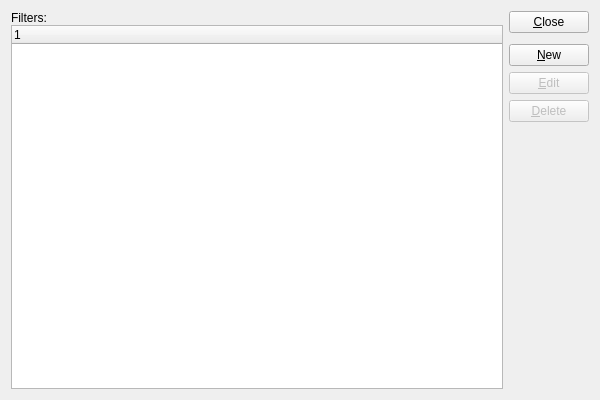
<?xml version="1.0" encoding="UTF-8"?>
<ui version="4.0">
 <comment>This file is part of the xTuple ERP: PostBooks Edition, a free and
open source Enterprise Resource Planning software suite,
Copyright (c) 1999-2019 by OpenMFG LLC, d/b/a xTuple.
It is licensed to you under the Common Public Attribution License
version 1.0, the full text of which (including xTuple-specific Exhibits)
is available at www.xtuple.com/CPAL.  By using this software, you agree
to be bound by its terms.</comment>
 <class>dynamicfilters</class>
 <widget class="QWidget" name="dynamicfilters">
  <property name="geometry">
   <rect>
    <x>0</x>
    <y>0</y>
    <width>600</width>
    <height>400</height>
   </rect>
  </property>
  <property name="windowTitle">
   <string>Dynamic Filters</string>
  </property>
  <layout class="QGridLayout" name="gridLayout">
   <item row="0" column="0">
    <layout class="QVBoxLayout">
     <property name="spacing">
      <number>0</number>
     </property>
     <item>
      <widget class="QLabel" name="_filtersLit">
       <property name="text">
        <string>Filters:</string>
       </property>
      </widget>
     </item>
     <item>
      <widget class="XTreeWidget" name="_filters">
       <property name="sizePolicy">
        <sizepolicy hsizetype="Expanding" vsizetype="Expanding">
         <horstretch>0</horstretch>
         <verstretch>0</verstretch>
        </sizepolicy>
       </property>
      </widget>
     </item>
    </layout>
   </item>
   <item row="0" column="1">
    <layout class="QVBoxLayout" name="verticalLayout">
     <item>
      <widget class="QPushButton" name="_close">
       <property name="text">
        <string>&amp;Close</string>
       </property>
      </widget>
     </item>
     <item>
      <spacer name="verticalSpacer">
       <property name="orientation">
        <enum>Qt::Vertical</enum>
       </property>
       <property name="sizeType">
        <enum>QSizePolicy::Preferred</enum>
       </property>
       <property name="sizeHint" stdset="0">
        <size>
         <width>20</width>
         <height>5</height>
        </size>
       </property>
      </spacer>
     </item>
     <item>
      <widget class="QPushButton" name="_new">
       <property name="text">
        <string>&amp;New</string>
       </property>
      </widget>
     </item>
     <item>
      <widget class="QPushButton" name="_edit">
       <property name="enabled">
        <bool>false</bool>
       </property>
       <property name="text">
        <string>&amp;Edit</string>
       </property>
      </widget>
     </item>
     <item>
      <widget class="QPushButton" name="_delete">
       <property name="enabled">
        <bool>false</bool>
       </property>
       <property name="text">
        <string>&amp;Delete</string>
       </property>
      </widget>
     </item>
     <item>
      <spacer name="Spacer270">
       <property name="orientation">
        <enum>Qt::Vertical</enum>
       </property>
       <property name="sizeType">
        <enum>QSizePolicy::Expanding</enum>
       </property>
       <property name="sizeHint" stdset="0">
        <size>
         <width>20</width>
         <height>20</height>
        </size>
       </property>
      </spacer>
     </item>
    </layout>
   </item>
  </layout>
 </widget>
 <layoutdefault spacing="6" margin="11"/>
 <customwidgets>
  <customwidget>
   <class>XTreeWidget</class>
   <extends>QTreeWidget</extends>
   <header>xtreewidget.h</header>
   <container>1</container>
  </customwidget>
 </customwidgets>
 <tabstops>
  <tabstop>_form</tabstop>
  <tabstop>_new</tabstop>
  <tabstop>_edit</tabstop>
  <tabstop>_delete</tabstop>
  <tabstop>_close</tabstop>
 </tabstops>
 <resources/>
 <connections>
  <connection>
   <sender>_form</sender>
   <signal>valid(bool)</signal>
   <receiver>_delete</receiver>
   <slot>setEnabled(bool)</slot>
   <hints>
    <hint type="sourcelabel">
     <x>20</x>
     <y>20</y>
    </hint>
    <hint type="destinationlabel">
     <x>20</x>
     <y>20</y>
    </hint>
   </hints>
  </connection>
  <connection>
   <sender>_form</sender>
   <signal>itemSelected(int)</signal>
   <receiver>_edit</receiver>
   <slot>animateClick()</slot>
   <hints>
    <hint type="sourcelabel">
     <x>20</x>
     <y>20</y>
    </hint>
    <hint type="destinationlabel">
     <x>20</x>
     <y>20</y>
    </hint>
   </hints>
  </connection>
  <connection>
   <sender>_form</sender>
   <signal>valid(bool)</signal>
   <receiver>_edit</receiver>
   <slot>setEnabled(bool)</slot>
   <hints>
    <hint type="sourcelabel">
     <x>20</x>
     <y>20</y>
    </hint>
    <hint type="destinationlabel">
     <x>20</x>
     <y>20</y>
    </hint>
   </hints>
  </connection>
  <connection>
   <sender>_close</sender>
   <signal>clicked()</signal>
   <receiver>forms</receiver>
   <slot>close()</slot>
   <hints>
    <hint type="sourcelabel">
     <x>20</x>
     <y>20</y>
    </hint>
    <hint type="destinationlabel">
     <x>20</x>
     <y>20</y>
    </hint>
   </hints>
  </connection>
 </connections>
</ui>
